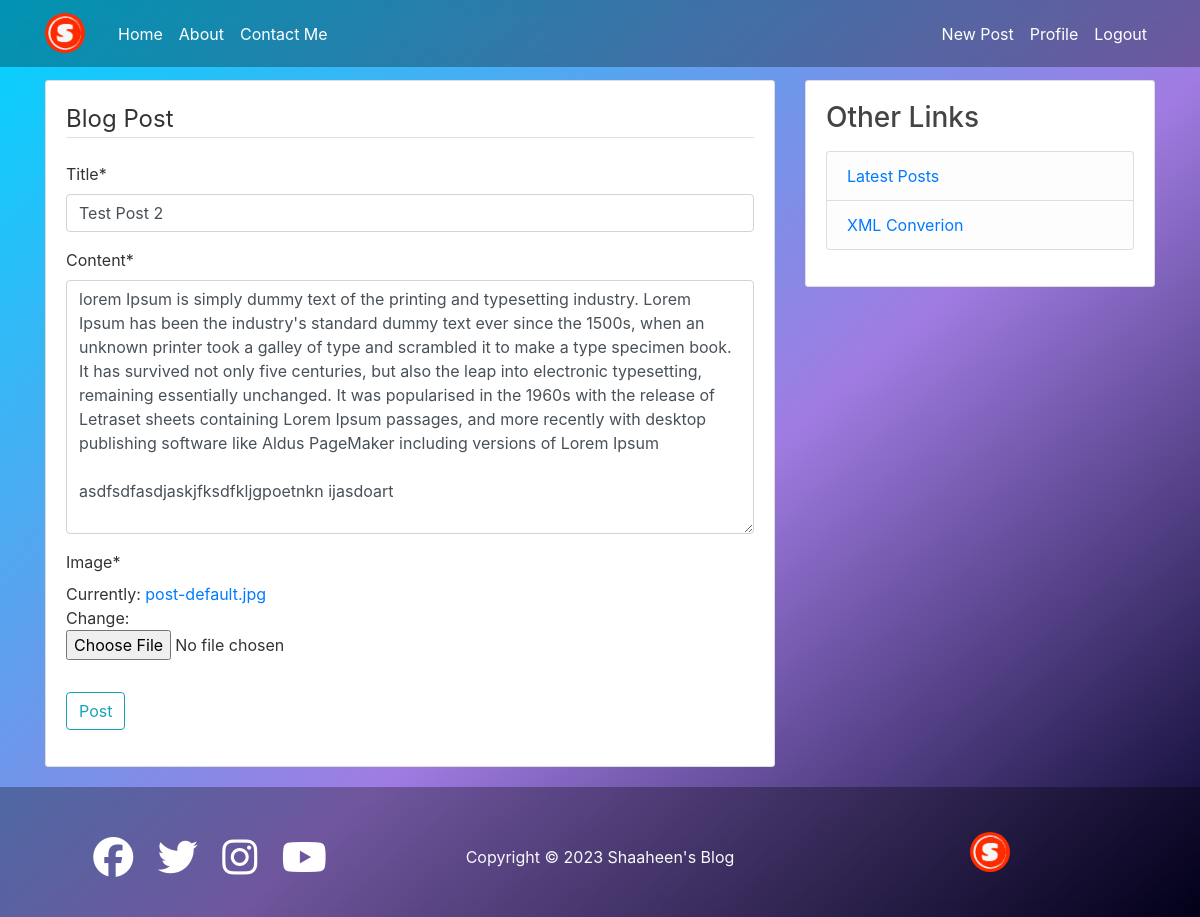
Screenshot of /post/40/update (signed in) with the database file from the repository.
### blog/models.py (models this page shows, shortened)
class Post(models.Model):
    title = models.CharField(max_length=100)
    content = models.TextField()
    date_posted = models.DateTimeField(default=timezone.now)
    author = models.ForeignKey(User, on_delete=models.CASCADE)#if user is deleted, their post is also deleted
    image = models.ImageField(default='post-default.jpg',upload_to='post_images')

### blog/views.py (the view, shortened to what this page needs)
# urls.py: path('post/<int:pk>/update', PostUpdateView.as_view(), name='post-update'),
class PostUpdateView(LoginRequiredMixin, UserPassesTestMixin, UpdateView):
    model = Post
    fields = ['title', 'content','image']
    def test_func(self):
        post = self.get_object()
        if self.request.user == post.author:
            return True
        return False

### blog/templates/blog/post_form.html (shortened to what this page needs)
{% extends "blog/base.html" %}
{% load crispy_forms_tags %}
{% block content %}
    <div class="content-section">
        <form method="post" enctype="multipart/form-data">
            <fieldset class="form-group">
                <legend class="border-bottom mb-4">Blog Post</legend>
                {{ form|crispy }}
            </fieldset>
            <div class="form-group">
                <button class="btn btn-outline-info" type="submit">Post</button>
            </div>
        </form>
    </div>
{% endblock content %}

### blog/static/blog/main.css (style rules this page uses)
html { min-height: calc(100vh - 100px); }
body { background: rgb(2,0,36); background: linear-gradient(319deg, rgba(2,0,36,1) 0%, rgba(160,124,226,1) 43%, rgba(0,212,255,1) 100%) no-repeat ; background-size: cover; color: #333333; margin-top: 5rem; background-attachment: fixed; }
.content-section { background: #ffffff; padding: 20px 20px; border: 1px solid #dddddd; border-radius: 3px; margin-bottom: 20px; flex-direction: column; }

### rows the page displays
Post: title "Test Post 2", content "lorem Ipsum is simply dummy text of the printing and typesetting industry. Lorem Ipsum has been the industry's standard dummy text ever since the 1500s, when an unknown printer took a galley of type and scrambled it to make a type specimen book. It has survived not only five centuries, but also the leap into electronic typesetting, remaining essentially unchanged. It was popularised in the 1960s with the release of Letraset sheets containing Lorem Ipsum passages, and more recently with desktop publishing software like Aldus PageMaker including versions of Lorem Ipsum asdfsdfasdjaskjfksdfkljgpoetnkn ijasdoart"
